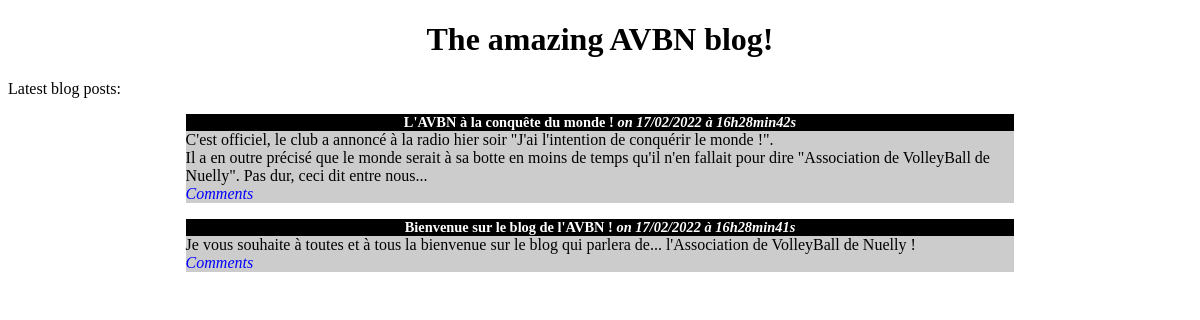
/blog/index.php, run on the app's committed database.
### tables this page shows
CREATE TABLE `billets` (
  `id` int(11) NOT NULL,
  `titre` varchar(255) NOT NULL,
  `contenu` text NOT NULL,
  `date_creation` datetime NOT NULL
);

### blog/index.php (called while the page is built)
<?php
require('../src/model.php');
$posts = getPosts();
require('../templates/homepage.php');

### src/model.php (called while the page is built)
<?php
function getPosts()
{
    try {
        $database = new PDO(
            'mysql:host=localhost;dbname=blog;charset=utf8',
            'root',
            'mdp'
        );
    } catch (Exception $e) {
        die('Error: ' . $e->getMessage());
    }
    $statement = $database->query(
        "SELECT id, titre, contenu, DATE_FORMAT(date_creation,
        '%d/%m/%Y à %Hh%imin%ss') AS date_creation_fr
        FROM billets ORDER BY date_creation DESC LIMIT 0, 5"
    );
    $posts = [];
    while (($row = $statement->fetch())) {
        $post = [
            'title' => $row['titre'],
            'french_creation_date' => $row['date_creation_fr'],
            'content' => $row['contenu'],
        ];
        $posts[] = $post;
    }
    return $posts;
}

### templates/homepage.php (the view, shortened to what this page needs)
<!DOCTYPE html>
<html>
<head>
    <link href="style.css" rel="stylesheet" />
</head>
<body>
    <h1>The amazing AVBN blog!</h1>
    <p>Latest blog posts:</p>
    <?php foreach ($posts as $post): ?>
        <div class="news">
            <h3>
                <?= htmlspecialchars($post['title']) ?>
                <em>on <?= $post['french_creation_date'] ?> </em>
            </h3>
            <p>
                <?= nl2br(htmlspecialchars($post['content'])) ?>
                <br />
                <em><a href="#">Comments</a></em>
            </p>
        </div>
    <?php endforeach; ?>
</body>
</html>

### blog/style.css (style rules this page uses)
h1, h3 { text-align:center; }
h3 { background-color:black; color:white; font-size:0.9em; margin-bottom:0px; }
.news p { background-color:#CCCCCC; margin-top:0px; }
.news { width:70%; margin:auto; }
a { text-decoration: none; color: blue; }

### data on the page
billets: titre "L'AVBN à la conquête du monde !", french_creation_date "17/02/2022 à 16h28min42s", contenu "C'est officiel, le club a annoncé à la radio hier soir \"J'ai l'intention de conquérir le monde !\". Il a en outre précisé que le monde serait à sa botte en moins de temps qu'il n'en fallait pour dire \"Association de VolleyBall de Nuelly\". Pas dur, ceci dit entre nous..."
billets: titre "Bienvenue sur le blog de l'AVBN !", french_creation_date "17/02/2022 à 16h28min41s", contenu "Je vous souhaite à toutes et à tous la bienvenue sur le blog qui parlera de... l'Association de VolleyBall de Nuelly !"
